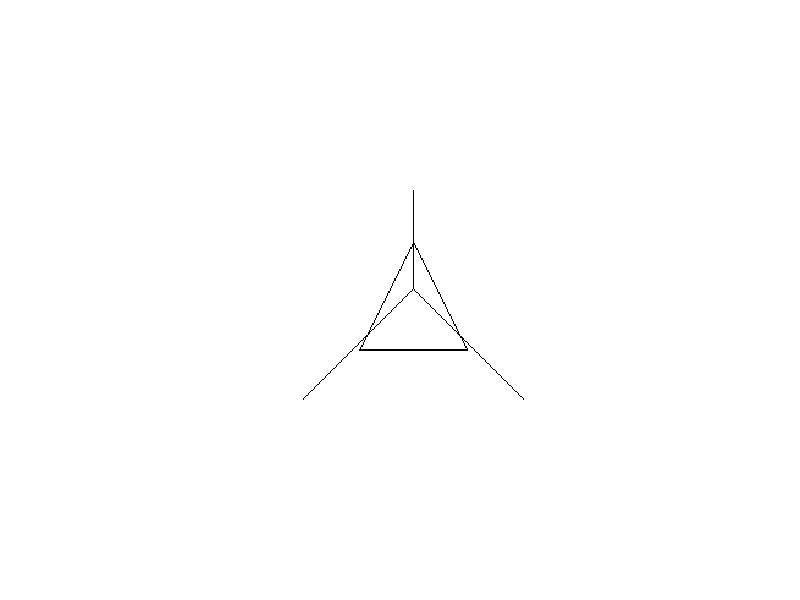

Write MATLAB code to recreate this figure.
clc
clear all
close all

TelaTotal=uint8(255*ones(400,400));

Tamanho=50;
a=80;
b=90;
c=100;

x1=200;
y1=200;

x=x1;
for y=y1:-1:y1-a
    TelaTotal(y,x)=0;
end

x=x1;
for y=y1:y1+(a/2)+round(c*cos(pi/3))
    TelaTotal(y,round(x))=0;
    x=x-cos(pi);
end

x=x1;
for y=y1:y1+(a/2)+round(c*cos(pi/3))
    TelaTotal(y,round(x))=0;
    x=x+cos(pi);
end

y2=y1-(a/2)+2;
x=x1;
for y=y2:y1+round(c*cos(pi/3))
    TelaTotal(y,round(x))=0;
    x=x-cos(5*pi/3);
end

x=x1;
for y=y2:y1+round(c*cos(pi/3))
    TelaTotal(y,round(x))=0;
    x=x+cos(5*pi/3);
end


y=y1+round(c*cos(pi/3));
x1 = 156;

for x=x1:x1+b-2
    TelaTotal(y,x)=0;
    figure(1)
end

figure(1)
imshow(TelaTotal);